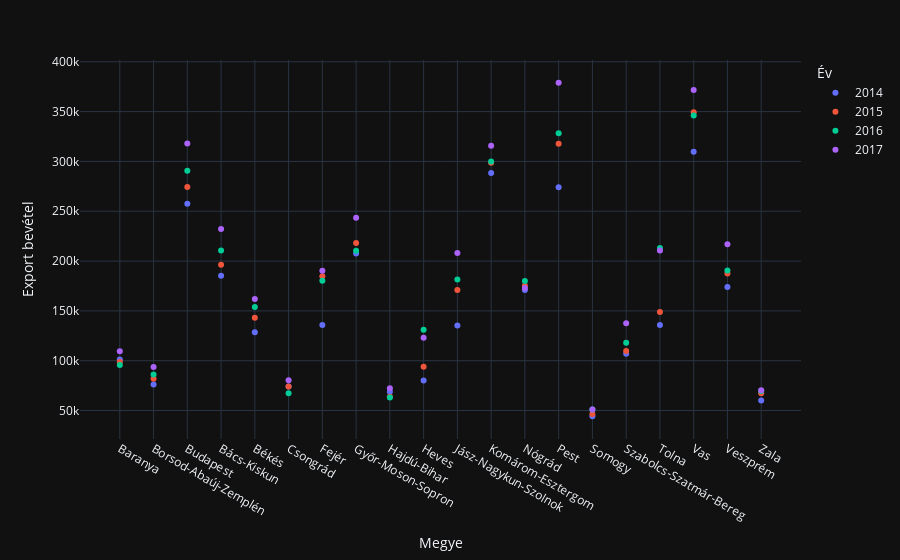

The notebook cell this image was saved under:
### Code cell
exrev_county = px.scatter(merged_df, y = ['2014','2015','2016','2017'], x = 'megye'
                          , labels=dict(value = "Export bevétel", megye = "Megye", variable = "Év")
                          )
exrev_county.show()

### Figure 1 — Plotly figure (JSON) as saved in the notebook; plotly's stock layout.template omitted (floating-point values rounded to 4 significant figures)
{"data": [{"hovertemplate": "Év=2014<br>Megye=%{x}<br>Export bevétel=%{y}<extra></extra>", "legendgroup": "2014", "marker": {"color": "#636efa", "symbol": "circle"}, "mode": "markers", "name": "2014", "orientation": "v", "showlegend": true, "x": ["Baranya", "Borsod-Abaúj-Zemplén", "Budapest", "Bács-Kiskun", "Békés", "Csongrád", "Fejér", "Győr-Moson-Sopron", "Hajdú-Bihar", "Heves", "Jász-Nagykun-Szolnok", "Komárom-Esztergom", "Nógrád", "Pest", "Somogy", "Szabolcs-Szatmár-Bereg", "Tolna", "Vas", "Veszprém", "Zala"], "xaxis": "x", "y": [101200.0, 76040.0, 257400.0, 185400.0, 128600.0, 74130.0, 135900.0, 207600.0, 68770.0, 80180.0, 135500.0, 288300.0, 171100.0, 274000.0, 44220.0, 106900.0, 135900.0, 309600.0, 174100.0, 60050.0], "yaxis": "y", "type": "scatter"}, {"hovertemplate": "Év=2015<br>Megye=%{x}<br>Export bevétel=%{y}<extra></extra>", "legendgroup": "2015", "marker": {"color": "#EF553B", "symbol": "circle"}, "mode": "markers", "name": "2015", "orientation": "v", "showlegend": true, "x": ["Baranya", "Borsod-Abaúj-Zemplén", "Budapest", "Bács-Kiskun", "Békés", "Csongrád", "Fejér", "Győr-Moson-Sopron", "Hajdú-Bihar", "Heves", "Jász-Nagykun-Szolnok", "Komárom-Esztergom", "Nógrád", "Pest", "Somogy", "Szabolcs-Szatmár-Bereg", "Tolna", "Vas", "Veszprém", "Zala"], "xaxis": "x", "y": [98820.0, 81870.0, 274400.0, 196300.0, 143000.0, 74240.0, 184800.0, 218200.0, 63890.0, 94030.0, 171100.0, 298700.0, 175300.0, 317800.0, 46570.0, 109700.0, 149000.0, 349400.0, 187600.0, 67420.0], "yaxis": "y", "type": "scatter"}, {"hovertemplate": "Év=2016<br>Megye=%{x}<br>Export bevétel=%{y}<extra></extra>", "legendgroup": "2016", "marker": {"color": "#00cc96", "symbol": "circle"}, "mode": "markers", "name": "2016", "orientation": "v", "showlegend": true, "x": ["Baranya", "Borsod-Abaúj-Zemplén", "Budapest", "Bács-Kiskun", "Békés", "Csongrád", "Fejér", "Győr-Moson-Sopron", "Hajdú-Bihar", "Heves", "Jász-Nagykun-Szolnok", "Komárom-Esztergom", "Nógrád", "Pest", "Somogy", "Szabolcs-Szatmár-Bereg", "Tolna", "Vas", "Veszprém", "Zala"], "xaxis": "x", "y": [95660.0, 86190.0, 290600.0, 210700.0, 153900.0, 67240.0, 180200.0, 210400.0, 62960.0, 131000.0, 181600.0, 300000.0, 180100.0, 328400.0, 51010.0, 118100.0, 213200.0, 346100.0, 190600.0, 69550.0], "yaxis": "y", "type": "scatter"}, {"hovertemplate": "Év=2017<br>Megye=%{x}<br>Export bevétel=%{y}<extra></extra>", "legendgroup": "2017", "marker": {"color": "#ab63fa", "symbol": "circle"}, "mode": "markers", "name": "2017", "orientation": "v", "showlegend": true, "x": ["Baranya", "Borsod-Abaúj-Zemplén", "Budapest", "Bács-Kiskun", "Békés", "Csongrád", "Fejér", "Győr-Moson-Sopron", "Hajdú-Bihar", "Heves", "Jász-Nagykun-Szolnok", "Komárom-Esztergom", "Nógrád", "Pest", "Somogy", "Szabolcs-Szatmár-Bereg", "Tolna", "Vas", "Veszprém", "Zala"], "xaxis": "x", "y": [109400.0, 93780.0, 318000.0, 232100.0, 161800.0, 80280.0, 190300.0, 243500.0, 72490.0, 122900.0, 208200.0, 315700.0, 173100.0, 379000.0, 50920.0, 137500.0, 210600.0, 371600.0, 217000.0, 70390.0], "yaxis": "y", "type": "scatter"}], "layout": {"xaxis": {"anchor": "y", "domain": [0.0, 1.0], "title": {"text": "Megye"}}, "yaxis": {"anchor": "x", "domain": [0.0, 1.0], "title": {"text": "Export bevétel"}}, "legend": {"title": {"text": "Év"}, "tracegroupgap": 0}, "margin": {"t": 60}}}
